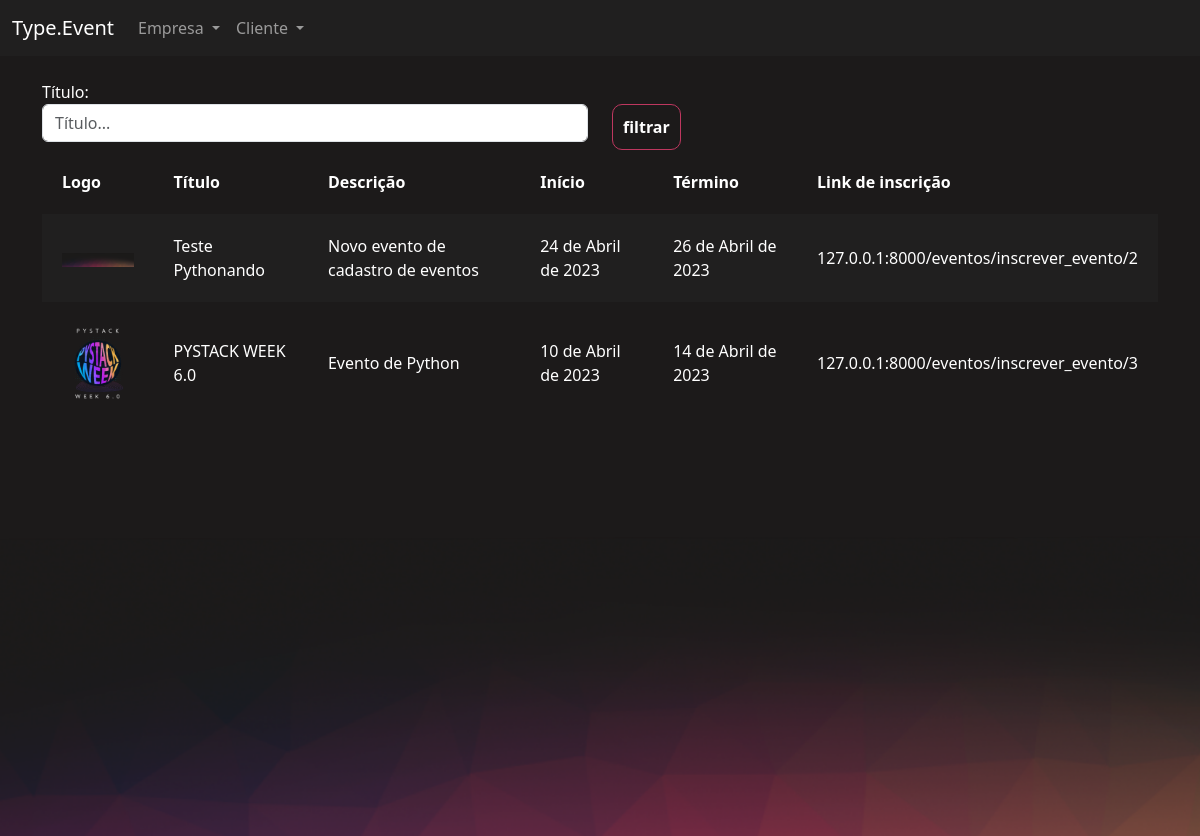
The page /eventos/gerenciar_evento/ (signed in) on the database its author committed.
### eventos/models.py (models this page shows, shortened)
class Evento(models.Model):
    criador = models.ForeignKey(User, on_delete=models.DO_NOTHING)
    nome = models.CharField(max_length=200)
    descricao = models.TextField()
    data_inicio = models.DateField()
    data_termino = models.DateField()
    carga_horaria = models.IntegerField()
    logo = models.FileField(upload_to="logos")
    cor_principal = models.CharField(max_length=7)
    cor_secundaria = models.CharField(max_length=7)
    cor_fundo = models.CharField(max_length=7)
    participantes = models.ManyToManyField(User, related_name="evento_participante", null=True, blank=True)

### eventos/views.py (the view)
# urls.py: path('gerenciar_evento/', views.gerenciar_evento, name="gerenciar_evento"),
@login_required
def gerenciar_evento(request):
    if request.method == "GET":
        nome = request.GET.get('nome')
        eventos = Evento.objects.filter(criador=request.user)
        if nome:
            eventos = eventos.filter(nome__contains=nome)
        return render(request, 'gerenciar_evento.html', {'eventos': eventos})

### eventos/templates/gerenciar_evento.html (shortened to what this page needs)
{% extends "bases/base_evento.html" %}
{% load static %}
{% block 'importacoes' %}
    <link href="{% static 'eventos/css/gerenciar_evento.css' %}" rel="stylesheet">
{% endblock %}
{% block 'conteudo' %}
    <div class="container">
        <br>
        <div class="row">
            <div class="col-md">
                <form action="{% url 'gerenciar_evento' %}" method="GET">
                <label>Título:</label>
                <input type="text" placeholder="Título..." class="form-control" name="nome">
            </div>
            <div class="col-md">
                <br>
                <input type="submit" class="btn-principal" value="filtrar">
            </div>
        </div>
        <table>
            <tr>
                <th>Logo</th>
                <th>Título</th>
                <th>Descrição</th>
                <th>Início</th>
                <th>Término</th>
                <th>Link de inscrição</th>
            </tr>
            {% for evento in eventos %}
                <tr class="{% cycle 'linha' 'linha2' %}">
                    <td width="10%"><a href="{% url 'participantes_evento' evento.id %}"><img width="100%" src="/media/{{evento.logo}}"></a></td>
                    <td>{{evento.nome}}</td>
                    <td>{{evento.descricao}}</td>
                    <td>{{evento.data_inicio}}</td>
                    <td>{{evento.data_termino}}</td>
                    <td>127.0.0.1:8000/eventos/inscrever_evento/{{evento.id}}</td>
                </tr>
            {% endfor %}
        </table>
    </div>
{% endblock %}

### templates/static/geral/css/base.css (style rules this page uses)
body { color: white !important; }
:root { --main-color: #201F1F; --dark-color: #1C1A1A; --contrast-color: #BE375F; --differential-color: #ED8554; }

### templates/static/eventos/css/gerenciar_evento.css (style rules this page uses)
table { width: 100%; padding: 20px; }
.linha { height: 40px; background-color: var(--main-color); padding: 20px; }
td, th { padding: 20px; }

### templates/static/eventos/css/evento.css (style rules this page uses)
body { background-color: #1C1A1A; }

### templates/static/usuarios/css/usuarios.css (style rules this page uses)
.btn-principal { background-color: transparent; border: 1px solid var(--contrast-color); color: white; padding: 10px; border-radius: 10px; font-weight: bold; }

### rows shown on the page
Evento: logo (picture), nome "Teste Pythonando", descricao "Novo evento de cadastro de eventos", data_inicio "24 de Abril de 2023", data_termino "26 de Abril de 2023", id "2"
Evento: logo (picture), nome "PYSTACK WEEK 6.0", descricao "Evento de Python", data_inicio "10 de Abril de 2023", data_termino "14 de Abril de 2023", id "3"
